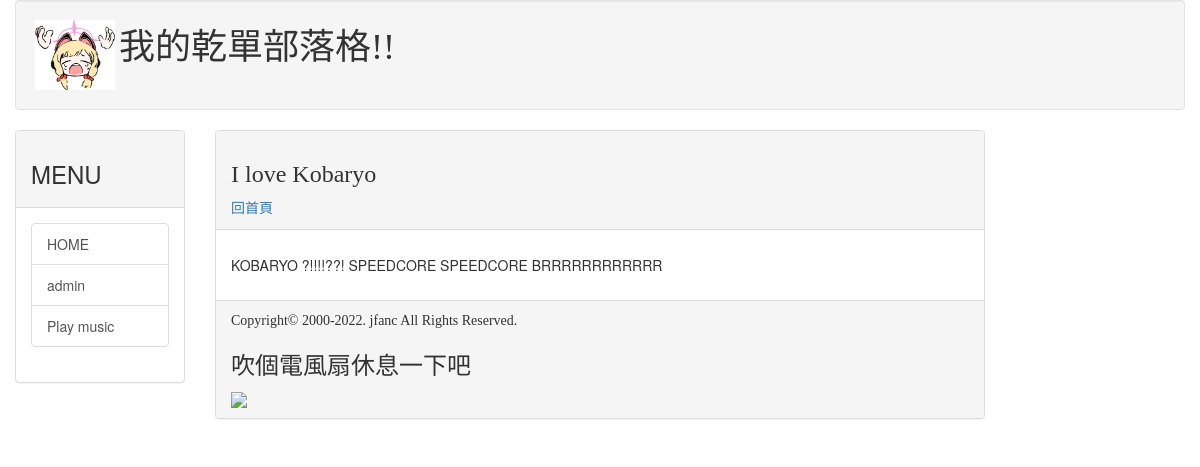
Page /post/kobaryo/ on the earlier database version.
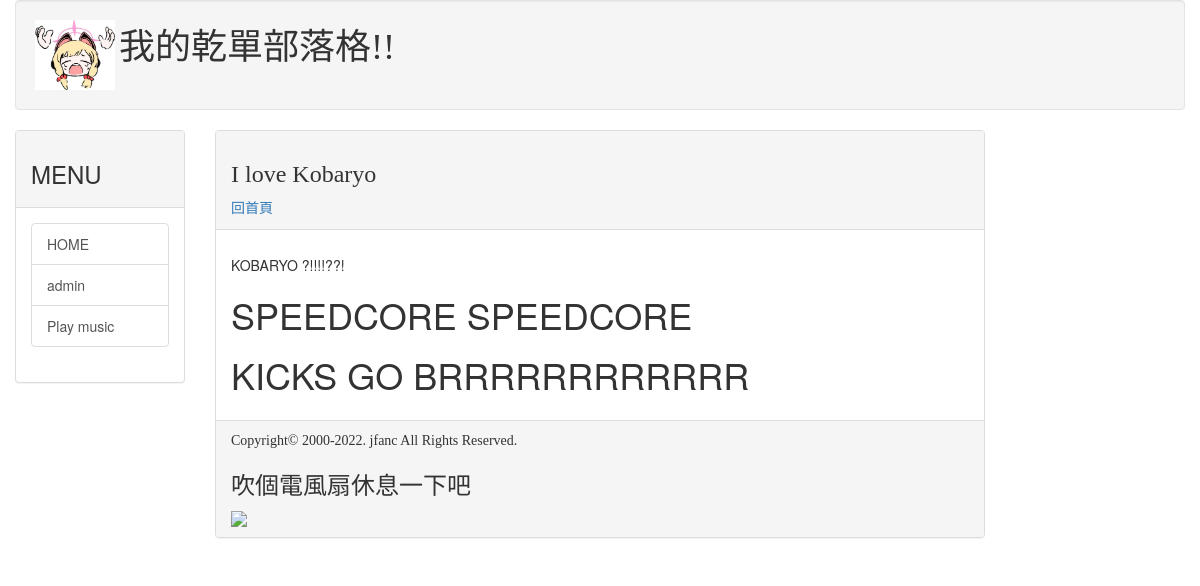
Same page on the later database version.
### mainsite/models.py (models this page shows, shortened)
class Post(models.Model):
    title = models.CharField(max_length=200)
    slug = models.CharField(max_length=200)
    body = models.TextField()
    pub_date = models.DateTimeField(default=timezone.now)
    class Meta:
        ordering = ('-pub_date',)

### mainsite/views.py (the view)
# urls.py: path('post/<slug:slug>/', showpost),
def showpost(request, slug):
    template = get_template('post.html')
    try:
        post = Post.objects.get(slug=slug)
        if post != None:
            html = template.render(locals())
        return HttpResponse(html)
    except:
        return redirect('/')

### templates/post.html (shortened to what this page needs)
{% extends 'base.html' %}
{% load markdown_deux_tags %}
{% block headmessage %}
    <h3 style='font-family:微軟正黑體;'>{{ post.title }}</h3>
    <a style='font-family:微軟正黑體;' href='/'>回首頁</a>
{% endblock %}
{% block content %}
    <p style='font-family:微軟正黑體;font-size:12pt;letter-spacing:2pt;'>
        {{ post.body | markdown }}
    </p>
{% endblock %}

### templates/base.html (shortened to what this page needs)
<!DOCTYPE html>
<html>
<head>
    <link rel="stylesheet"
    href="https://maxcdn.bootstrapcdn.com/bootstrap/3.3.6/css/bootstrap.min.css"
    integrity="sha384-
    1q8mTJOASx8j1Au+a5WDVnPi2lkFfwwEAa8hDDdjZlpLegxhjVME1fgjWPGmkzs7"
>
    <link rel="stylesheet" href="https://maxcdn.bootstrapcdn.com/bootstrap/3.3.6/css/bootstraptheme.min.css"
>
</head>
<body>
    <div class='container-fluid'>
        {% include 'header.html' %}
        <div class='row'>
            <div class='col-sm-2 col-md-2'>
                <div class='panel panel-default'>
                    <div class='panel-heading'>
                        <h3>MENU</h3>
                    </div>
                    <div class='panel-body'>
                        <div class='list-group'>
                            <a href='/' class='list-group-item'>HOME</a>
                            <a href='/admin' class='list-group-item'>admin</a>
                            <a href='/music' class='list-group-item'>Play music</a>
                        </div>
                    </div>
                </div>
            </div>
            <div class='col-sm-8 col-md-8'>
                <div class='panel panel-default'>
                    <div class='panel-heading'>
                        {% block headmessage %} {% endblock %}
                    </div>
                    <div class='panel-body'>
                        {% block content %} {% endblock %}
                    </div>
                    <div class='panel-footer'>
                    {% include 'footer.html' %}
                    </div>
                </div>
            </div>
        </div>
    </div>
</body>
</html>

### templates/header.html
{% load static %}
<div class="well">
    <img height='70px' src="{% static "images/logo.jpg" %}">
    <h1 style='font-family:微軟正黑體; display: inline;'> 我的乾單部落格!! </h1>
</div>

### templates/footer.html
{% block footer %}
    {% if now %}
        <p style='font-family:微軟正黑體; '> 現在時間：{{ now }} </p>
    {% else %}
        <p style='font-family:微軟正黑體;'> Copyright© 2000-2022. jfanc All Rights Reserved. </p>
    {% endif %}
{% endblock %}
<h3> 吹個電風扇休息一下吧 </h3>
    <img src="https://media1.tenor.com/m/qgrHA6RFg4EAAAAC/electric-fan-wind.gif">

Differences in the rows shown:
changed Post "I love Kobaryo": body "KOBARYO ?!!!!??! SPEEDCORE SPEEDCORE BRRRRRRRRRRRR" → "KOBARYO ?!!!!??! SPEEDCORE SPEEDCORE KICKS GO BRRRRRRRRRRRR"
